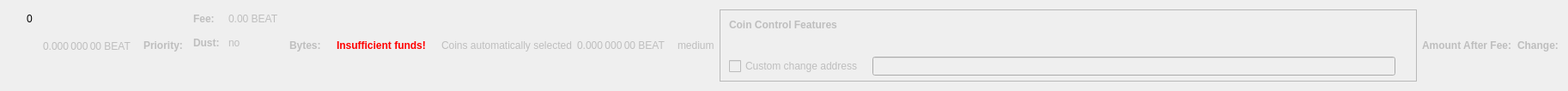
    <widget class="QWidget" name="dummyHideWidget" native="true">
     <property name="maximumSize">
      <size>
       <width>100</width>
       <height>22</height>
      </size>
     </property>
     <layout class="QHBoxLayout" name="dummyHideLayout">
      <item>
       <layout class="QFormLayout" name="formLayoutCoinControl1">
        <property name="horizontalSpacing">
         <number>10</number>
        </property>
        <property name="verticalSpacing">
         <number>14</number>
        </property>
        <property name="leftMargin">
         <number>10</number>
        </property>
        <property name="topMargin">
         <number>4</number>
        </property>
        <property name="rightMargin">
         <number>6</number>
        </property>
        <item row="0" column="1">
         <widget class="QLabel" name="labelCoinControlBytes">
          <property name="cursor">
           <cursorShape>IBeamCursor</cursorShape>
          </property>
          <property name="contextMenuPolicy">
           <enum>Qt::ActionsContextMenu</enum>
          </property>
          <property name="text">
           <string notr="true">0</string>
          </property>
          <property name="textInteractionFlags">
           <set>Qt::LinksAccessibleByMouse|Qt::TextSelectableByKeyboard|Qt::TextSelectableByMouse</set>
          </property>
         </widget>
        </item>
       </layout>
      </item>
      <item>
       <widget class="QLabel" name="labelCoinControlAfterFee">
        <property name="enabled">
         <bool>false</bool>
        </property>
        <property name="sizePolicy">
         <sizepolicy hsizetype="Fixed" vsizetype="Fixed">
          <horstretch>0</horstretch>
          <verstretch>0</verstretch>
         </sizepolicy>
        </property>
        <property name="minimumSize">
         <size>
          <width>111</width>
          <height>12</height>
         </size>
        </property>
        <property name="maximumSize">
         <size>
          <width>111</width>
          <height>12</height>
         </size>
        </property>
        <property name="cursor">
         <cursorShape>IBeamCursor</cursorShape>
        </property>
        <property name="contextMenuPolicy">
         <enum>Qt::ActionsContextMenu</enum>
        </property>
        <property name="text">
         <string notr="true">0.000 000 00 BEAT</string>
        </property>
        <property name="textInteractionFlags">
         <set>Qt::LinksAccessibleByMouse|Qt::TextSelectableByKeyboard|Qt::TextSelectableByMouse</set>
        </property>
       </widget>
      </item>
      <item>
       <widget class="QLabel" name="labelCoinControlPriorityText">
        <property name="enabled">
         <bool>false</bool>
        </property>
        <property name="font">
         <font>
          <weight>75</weight>
          <bold>true</bold>
         </font>
        </property>
        <property name="text">
         <string>Priority:</string>
        </property>
       </widget>
      </item>
      <item>
       <layout class="QHBoxLayout" name="horizontalLayout"/>
      </item>
      <item>
       <layout class="QFormLayout" name="formLayoutCoinControl3">
        <property name="horizontalSpacing">
         <number>10</number>
        </property>
        <property name="verticalSpacing">
         <number>14</number>
        </property>
        <property name="leftMargin">
         <number>6</number>
        </property>
        <property name="topMargin">
         <number>4</number>
        </property>
        <property name="rightMargin">
         <number>6</number>
        </property>
        <item row="0" column="0">
         <widget class="QLabel" name="labelCoinControlFeeText">
          <property name="enabled">
           <bool>false</bool>
          </property>
          <property name="font">
           <font>
            <weight>75</weight>
            <bold>true</bold>
           </font>
          </property>
          <property name="text">
           <string>Fee:</string>
          </property>
          <property name="margin">
           <number>0</number>
          </property>
         </widget>
        </item>
        <item row="0" column="1">
         <widget class="QLabel" name="labelCoinControlFee">
          <property name="enabled">
           <bool>false</bool>
          </property>
          <property name="cursor">
           <cursorShape>IBeamCursor</cursorShape>
          </property>
          <property name="contextMenuPolicy">
           <enum>Qt::ActionsContextMenu</enum>
          </property>
          <property name="text">
           <string notr="true">0.00 BEAT</string>
          </property>
          <property name="textInteractionFlags">
           <set>Qt::LinksAccessibleByMouse|Qt::TextSelectableByKeyboard|Qt::TextSelectableByMouse</set>
          </property>
         </widget>
        </item>
        <item row="1" column="0">
         <widget class="QLabel" name="labelCoinControlLowOutputText">
          <property name="enabled">
           <bool>false</bool>
          </property>
          <property name="font">
           <font>
            <weight>75</weight>
            <bold>true</bold>
           </font>
          </property>
          <property name="text">
           <string>Dust:</string>
          </property>
         </widget>
        </item>
        <item row="1" column="1">
         <widget class="QLabel" name="labelCoinControlLowOutput">
          <property name="enabled">
           <bool>false</bool>
          </property>
          <property name="cursor">
           <cursorShape>IBeamCursor</cursorShape>
          </property>
          <property name="contextMenuPolicy">
           <enum>Qt::ActionsContextMenu</enum>
          </property>
          <property name="text">
           <string>no</string>
          </property>
          <property name="textInteractionFlags">
           <set>Qt::LinksAccessibleByMouse|Qt::TextSelectableByKeyboard|Qt::TextSelectableByMouse</set>
          </property>
         </widget>
        </item>
       </layout>
      </item>
      <item>
       <widget class="QLabel" name="labelCoinControlBytesText">
        <property name="enabled">
         <bool>false</bool>
        </property>
        <property name="font">
         <font>
          <weight>75</weight>
          <bold>true</bold>
         </font>
        </property>
        <property name="text">
         <string>Bytes:</string>
        </property>
       </widget>
      </item>
      <item>
       <layout class="QFormLayout" name="formLayoutCoinControl2">
        <property name="horizontalSpacing">
         <number>10</number>
        </property>
        <property name="verticalSpacing">
         <number>14</number>
        </property>
        <property name="leftMargin">
         <number>6</number>
        </property>
        <property name="topMargin">
         <number>4</number>
        </property>
        <property name="rightMargin">
         <number>6</number>
        </property>
       </layout>
      </item>
      <item>
       <layout class="QHBoxLayout" name="horizontalLayoutCoinControl2">
        <property name="spacing">
         <number>8</number>
        </property>
        <property name="bottomMargin">
         <number>10</number>
        </property>
       </layout>
      </item>
      <item>
       <widget class="QLabel" name="labelCoinControlInsuffFunds">
        <property name="enabled">
         <bool>false</bool>
        </property>
        <property name="minimumSize">
         <size>
          <width>0</width>
          <height>0</height>
         </size>
        </property>
        <property name="font">
         <font>
          <weight>75</weight>
          <bold>true</bold>
         </font>
        </property>
        <property name="styleSheet">
         <string notr="true">color:red;font-weight:bold;</string>
        </property>
        <property name="text">
         <string>Insufficient funds!</string>
        </property>
        <property name="margin">
         <number>5</number>
        </property>
       </widget>
      </item>
      <item>
       <layout class="QFormLayout" name="formLayoutCoinControl4">
        <property name="horizontalSpacing">
         <number>10</number>
        </property>
        <property name="verticalSpacing">
         <number>14</number>
        </property>
        <property name="leftMargin">
         <number>6</number>
        </property>
        <property name="topMargin">
         <number>4</number>
        </property>
        <property name="rightMargin">
         <number>6</number>
        </property>
       </layout>
      </item>
      <item>
       <widget class="QLabel" name="labelCoinControlAutomaticallySelected">
        <property name="enabled">
         <bool>false</bool>
        </property>
        <property name="sizePolicy">
         <sizepolicy hsizetype="Fixed" vsizetype="Fixed">
          <horstretch>0</horstretch>
          <verstretch>0</verstretch>
         </sizepolicy>
        </property>
        <property name="minimumSize">
         <size>
          <width>0</width>
          <height>0</height>
         </size>
        </property>
        <property name="maximumSize">
         <size>
          <width>240</width>
          <height>16777215</height>
         </size>
        </property>
        <property name="text">
         <string>Coins automatically selected</string>
        </property>
        <property name="margin">
         <number>5</number>
        </property>
       </widget>
      </item>
      <item>
       <widget class="QLabel" name="labelCoinControlChange">
        <property name="enabled">
         <bool>false</bool>
        </property>
        <property name="sizePolicy">
         <sizepolicy hsizetype="Fixed" vsizetype="Fixed">
          <horstretch>0</horstretch>
          <verstretch>0</verstretch>
         </sizepolicy>
        </property>
        <property name="minimumSize">
         <size>
          <width>111</width>
          <height>0</height>
         </size>
        </property>
        <property name="maximumSize">
         <size>
          <width>111</width>
          <height>16777215</height>
         </size>
        </property>
        <property name="cursor">
         <cursorShape>IBeamCursor</cursorShape>
        </property>
        <property name="contextMenuPolicy">
         <enum>Qt::ActionsContextMenu</enum>
        </property>
        <property name="text">
         <string notr="true">0.000 000 00 BEAT</string>
        </property>
        <property name="textInteractionFlags">
         <set>Qt::LinksAccessibleByMouse|Qt::TextSelectableByKeyboard|Qt::TextSelectableByMouse</set>
        </property>
       </widget>
      </item>
      <item>
       <widget class="QLabel" name="labelCoinControlPriority">
        <property name="enabled">
         <bool>false</bool>
        </property>
        <property name="cursor">
         <cursorShape>IBeamCursor</cursorShape>
        </property>
        <property name="contextMenuPolicy">
         <enum>Qt::ActionsContextMenu</enum>
        </property>
        <property name="text">
         <string>medium</string>
        </property>
        <property name="textInteractionFlags">
         <set>Qt::LinksAccessibleByMouse|Qt::TextSelectableByKeyboard|Qt::TextSelectableByMouse</set>
        </property>
       </widget>
      </item>
      <item>
       <widget class="QFrame" name="frameCoinControl">
        <property name="sizePolicy">
         <sizepolicy hsizetype="Expanding" vsizetype="Expanding">
          <horstretch>0</horstretch>
          <verstretch>0</verstretch>
         </sizepolicy>
        </property>
        <property name="maximumSize">
         <size>
          <width>16777215</width>
          <height>16777215</height>
         </size>
        </property>
        <property name="frameShape">
         <enum>QFrame::StyledPanel</enum>
        </property>
        <property name="frameShadow">
         <enum>QFrame::Sunken</enum>
        </property>
        <layout class="QVBoxLayout" name="verticalLayoutCoinControl2_2">
         <property name="spacing">
          <number>0</number>
         </property>
         <property name="leftMargin">
          <number>0</number>
         </property>
         <property name="topMargin">
          <number>0</number>
         </property>
         <property name="rightMargin">
          <number>0</number>
         </property>
         <property name="bottomMargin">
          <number>6</number>
         </property>
         <item>
          <layout class="QVBoxLayout" name="verticalLayoutCoinControl" stretch="0,0,0,1">
           <property name="spacing">
            <number>0</number>
           </property>
           <property name="leftMargin">
            <number>10</number>
           </property>
           <property name="topMargin">
            <number>10</number>
           </property>
           <item>
            <layout class="QHBoxLayout" name="horizontalLayoutCoinControl1">
             <property name="bottomMargin">
              <number>15</number>
             </property>
             <item>
              <widget class="QLabel" name="labelCoinControlFeatures">
               <property name="enabled">
                <bool>false</bool>
               </property>
               <property name="sizePolicy">
                <sizepolicy hsizetype="Preferred" vsizetype="Maximum">
                 <horstretch>0</horstretch>
                 <verstretch>0</verstretch>
                </sizepolicy>
               </property>
               <property name="font">
                <font>
                 <weight>75</weight>
                 <bold>true</bold>
                </font>
               </property>
               <property name="styleSheet">
                <string notr="true">font-weight:bold;</string>
               </property>
               <property name="text">
                <string>Coin Control Features</string>
               </property>
              </widget>
             </item>
            </layout>
           </item>
           <item>
            <widget class="QWidget" name="widgetCoinControl" native="true">
             <property name="sizePolicy">
              <sizepolicy hsizetype="Preferred" vsizetype="Preferred">
               <horstretch>0</horstretch>
               <verstretch>0</verstretch>
              </sizepolicy>
             </property>
             <property name="minimumSize">
              <size>
               <width>0</width>
               <height>0</height>
              </size>
             </property>
             <property name="styleSheet">
              <string notr="true"/>
             </property>
             <layout class="QHBoxLayout" name="horizontalLayoutCoinControl5_2">
              <property name="leftMargin">
               <number>0</number>
              </property>
              <property name="topMargin">
               <number>0</number>
              </property>
              <property name="rightMargin">
               <number>0</number>
              </property>
              <property name="bottomMargin">
               <number>0</number>
              </property>
              <item>
               <layout class="QHBoxLayout" name="horizontalLayoutCoinControl3">
                <property name="spacing">
                 <number>20</number>
                </property>
                <property name="topMargin">
                 <number>0</number>
                </property>
                <property name="bottomMargin">
                 <number>10</number>
                </property>
               </layout>
              </item>
             </layout>
            </widget>
           </item>
           <item>
            <layout class="QHBoxLayout" name="horizontalLayoutCoinControl4" stretch="0,0,0">
             <property name="spacing">
              <number>12</number>
             </property>
             <property name="sizeConstraint">
              <enum>QLayout::SetDefaultConstraint</enum>
             </property>
             <property name="topMargin">
              <number>5</number>
             </property>
             <property name="rightMargin">
              <number>5</number>
             </property>
             <item>
              <widget class="QCheckBox" name="checkBoxCoinControlChange">
               <property name="enabled">
                <bool>false</bool>
               </property>
               <property name="toolTip">
                <string>If this is activated, but the change address is empty or invalid, change will be sent to a newly generated address.</string>
               </property>
               <property name="text">
                <string>Custom change address</string>
               </property>
              </widget>
             </item>
             <item>
              <widget class="QValidatedLineEdit" name="lineEditCoinControlChange">
               <property name="enabled">
                <bool>false</bool>
               </property>
               <property name="sizePolicy">
                <sizepolicy hsizetype="Expanding" vsizetype="Fixed">
                 <horstretch>0</horstretch>
                 <verstretch>0</verstretch>
                </sizepolicy>
               </property>
              </widget>
             </item>
             <item>
              <widget class="QLabel" name="labelCoinControlChangeLabel_2">
               <property name="sizePolicy">
                <sizepolicy hsizetype="Preferred" vsizetype="Expanding">
                 <horstretch>0</horstretch>
                 <verstretch>0</verstretch>
                </sizepolicy>
               </property>
               <property name="minimumSize">
                <size>
                 <width>0</width>
                 <height>0</height>
                </size>
               </property>
               <property name="text">
                <string/>
               </property>
               <property name="margin">
                <number>3</number>
               </property>
              </widget>
             </item>
            </layout>
           </item>
           <item>
            <spacer name="verticalSpacerCoinControl">
             <property name="orientation">
              <enum>Qt::Vertical</enum>
             </property>
             <property name="sizeHint" stdset="0">
              <size>
               <width>800</width>
               <height>1</height>
              </size>
             </property>
            </spacer>
           </item>
          </layout>
         </item>
        </layout>
       </widget>
      </item>
      <item>
       <widget class="QLabel" name="labelCoinControlAfterFeeText">
        <property name="enabled">
         <bool>false</bool>
        </property>
        <property name="minimumSize">
         <size>
          <width>0</width>
          <height>0</height>
         </size>
        </property>
        <property name="maximumSize">
         <size>
          <width>16777215</width>
          <height>16777215</height>
         </size>
        </property>
        <property name="font">
         <font>
          <weight>75</weight>
          <bold>true</bold>
         </font>
        </property>
        <property name="text">
         <string>Amount After Fee:</string>
        </property>
        <property name="alignment">
         <set>Qt::AlignLeading|Qt::AlignLeft|Qt::AlignVCenter</set>
        </property>
        <property name="margin">
         <number>0</number>
        </property>
       </widget>
      </item>
      <item>
       <widget class="QLabel" name="labelCoinControlChangeText">
        <property name="enabled">
         <bool>false</bool>
        </property>
        <property name="sizePolicy">
         <sizepolicy hsizetype="Preferred" vsizetype="Preferred">
          <horstretch>0</horstretch>
          <verstretch>0</verstretch>
         </sizepolicy>
        </property>
        <property name="minimumSize">
         <size>
          <width>0</width>
          <height>0</height>
         </size>
        </property>
        <property name="maximumSize">
         <size>
          <width>16777215</width>
          <height>16777215</height>
         </size>
        </property>
        <property name="font">
         <font>
          <weight>75</weight>
          <bold>true</bold>
         </font>
        </property>
        <property name="text">
         <string>Change:</string>
        </property>
        <property name="alignment">
         <set>Qt::AlignLeading|Qt::AlignLeft|Qt::AlignVCenter</set>
        </property>
       </widget>
      </item>
     </layout>
    </widget>
